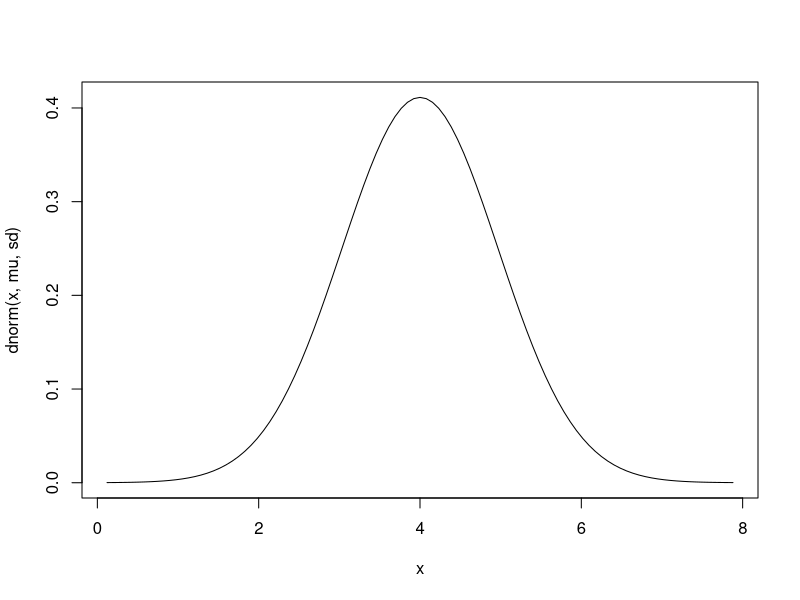
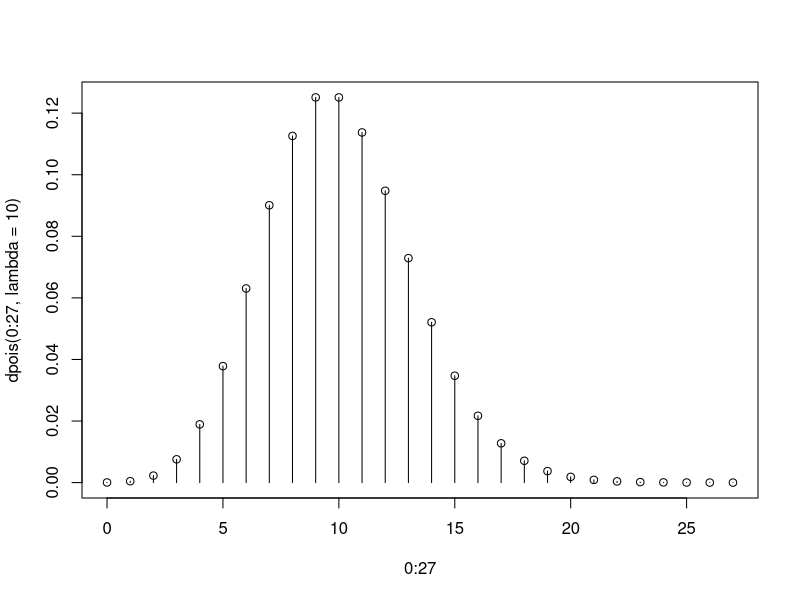
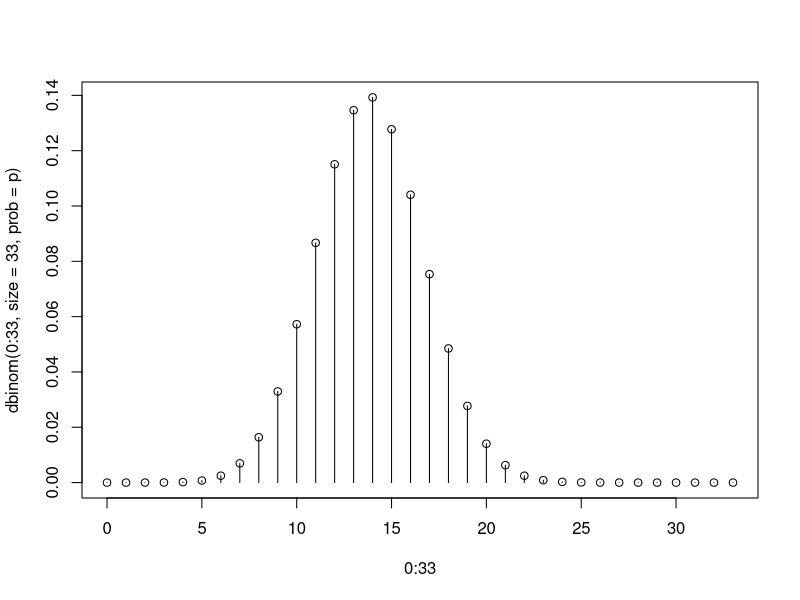

Recreate these plots in R, in order.

#################### PREGUNTA 1 ###################

#1.¿Cuál es la probabilidad de que se prueben 95 camiones hasta que 45 sufran una explosión en los neumáticos?
X = 95 # num. total camions
r1 = 45 # num. encerts (95 camiones hasta que 45 sufran)
p = 0.48 # probabilidad 48% de los camiones no puede completar
dnbinom(X-r1,r1,p)

#2.¿Cuál es la probabilidad de que se pruebe entre 84 y 87 (ambos incluidos) camiones hasta encontrar 45 que sufran explosión en losneumáticos?
x1 = 87; x2 = 84; r2=45 # Entre 84 y 87
# CUIDAAAAAO, a la sol posa 83 enlloc de 84!!!
pnbinom(x1-r2,r2,p)-pnbinom((x2-1)-r2,r2,p)

#3. Si Z es la variable aleatoria que cuenta el número de camiones a probar hasta que se obtengan 49 que sufran explosión en losneumáticos, calcula:
# E(Z) = r/p
r = 49

# El valor esperado de Z:
r/p

# La varianza de Z:    V(Z) = n*(1-p)/p^2
n = 49
n*(1-p)/p^2

####################################################




#################### PREGUNTA 2 ####################

# El contenido de una probeta del laboratorio de química se distribuye normalmente con media 4. cl y desviación estándar de 0.97 cl:
mu = 4; sd = 0.97
# 1.¿Cuál es la gráfica correcta de la función de densidad delcontenido de una probeta?
curve(dnorm(x,mu,sd),xlim=c(mu-4*sd,mu+4*sd))

# 2. ¿Cuál es la probabilidad de que una probeta determinada tenga más de 4.1 cl?
x1 = 4.1
1-pnorm(x1,mu,sd) # 1-prob = "tenga más de x1"

# 3. ¿Cuál es la probabilidad de que una probeta determinada tenga entre 3.1 cl y 4. cl?
x2 = 3.1 ; x3 = 4 # x3 >= X >= x2
pnorm(x3,mu,sd)-pnorm(x2,mu,sd)

# 4. Calcule el percentil 0.86 de la función de densidad:
percentil = 0.86
qnorm(percentil,mu,sd)

# 5. En un conjunto de 7 probetas, ¿Cuál es la probabilidad de que el contenido líquido total sea inferior a 22.9 cl?
n = 7; x4 = 22.9
pnorm(x4,n*mu,sqrt(n)*sd)

###################################################




#################### PRGUNTA 3 ####################

# El número de llamadas telefónicas que llegan a una central telefónica a menudo se modela como una variable aleatoria de Poisson.
# Supongamos que en promedio hay 8 llamadas por hora.
lambda = 8

# 1. ¿Cuál es la probabilidad de que pase un tiempo de 0.101 horas entre dos llamadas?

# SOLUCIÓN: La probabilidad de que una variable continua tome un valor exacto es siempre 0!

# 2. ¿Cuál es la probabilidad de que pase un tiempo de MÁS de 0.167 horas entre dos llamadas?
t = 0.167
1-pexp(t,lambda) # també pexp(t,mu,lower.tail=F)

# 3. Un experimento se define como contabilizar el tiempo entre dos llamadas. Si se simulan 200000 experimentos, la media del tiempo
# entre dos llamadas es un valor cercano a: (Seleccione una de las siguientes opciones)
1/lambda
set.seed(23); mean(rexp(200000,8))

###################################################




#################### PRGUNTA 4 ####################

# Una investigación previa ha demostrado que el número de imperfecciones en un alambre fino de cobre tiene una media de 10 imperfecciones por centímetro de longitud.
mu = 10

# 1. ¿Cuál es la probabilidad de que se encuentren más de 11 imperfecciones en un 1 centímetro del alambre?
x5 = 11
1-ppois(x5,mu)

# 2. ¿Cuál es la probabilidad de que se encuentren 41 imperfecciones en 4 centímetros del alambre?
x6 = 41
l1 = 4
dpois(x6,l1*mu)

# 3. Un experimento se define como la inspección de 1 centímetro de alambre. Si se simulan 400000 experimentos, la varianza del númerode imperfecciones encontradas en 1 centímetro de alambre es un valor cercano a: (Seleccione una de las siguientes opciones)
s = 400000

set.seed(23); var(rpois(s,mu))

# 4.¿Cuál es la gráfica correcta de la función de probabilidad de la variable aleatoria que representa el número de imperfeccionesencontradas en 1 centímetro de alambre? (Seleccione una de las siguientes opciones)

plot(0:27,dpois(0:27,lambda=10),type="h"); points(0:27, dpois(0:27,lambda=10))


###################################################





#################### PRGUNTA 5 ####################

# Al probar un cierto tipo de neumático de camión en un terreno accidentado, se encuentra que el 42% de los camiones no puede completar laprueba sin una explosión. De los siguientes 33 camions probados, se quiere saber:
p=0.42
x7=33
# 1. ¿Cuál es la probabilidad de que 11 camiones tengan una explosión?
cam=11
dbinom(cam,x7,p)

# 2. ¿Cuál es la probabilidad de que más de 19 camiones tengan una explosión?
x8=19
1-pbinom(x8,x7,p)

# 3. Un experimento se define como la selección aleatoria de 33 camiones y determinar el número de camiones con explosión. Si sesimulan 100000 experimentos, el promedio del número de camiones con explosión es un valor cercano a (Escoja una de las siguientesopciones):
s = 100000
mean(rbinom(s,x7,p))

# 4. ¿Cuál es la gráfica correcta de la función de distribución para el número de camiones con explosión en sus neumáticos (Escoja una delas siguientes opciones):
plot(0:33,dbinom(0:33,size=33,prob=p),type="h"); points(0:33, dbinom(0:33,size=33,prob=p))

###################################################